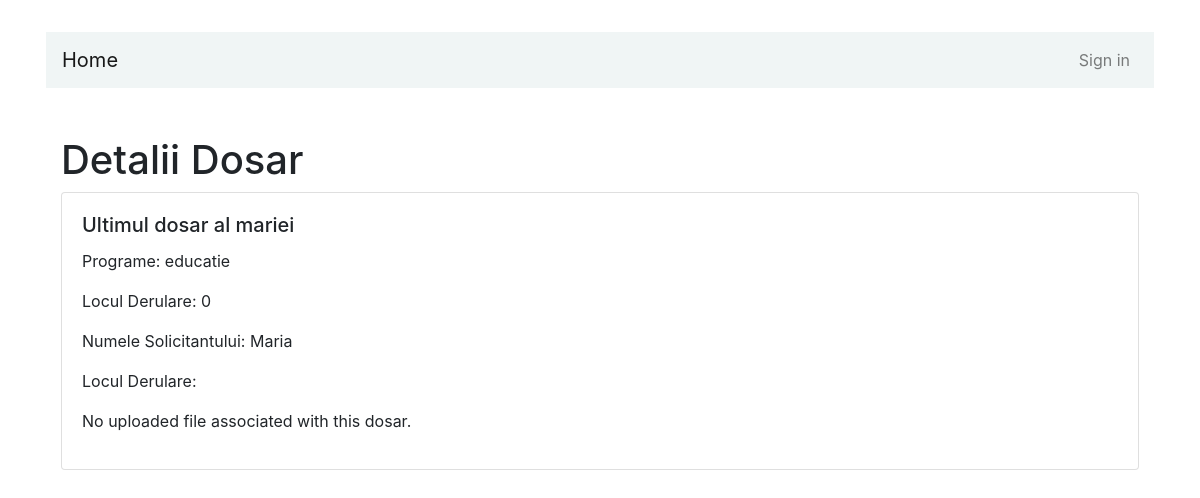
The page /user/6/dosar/6/ on the database its author committed.
### dbapp/models.py (models this page shows, shortened)
class cerere_de_finantare(models.Model):
    user = models.ForeignKey(User, on_delete=models.CASCADE)
    numele_solicitantului = models.CharField(max_length=255)
    titlul_proiectului = models.TextField()
    programe_choices = [
        ('cultura','Cultura'),
        ('mass_media','Mass-Media'),
        ('educatie','Educatie'),
        ('spiritualitate','Spiritualitate si Traditie'),
        ('societate','Societate Civila')]
    programe = models.CharField(max_length=30, choices=programe_choices)
    locul_derulare = models.TextField(help_text="Adresa, cod postal, Regiune, Localitate, Tara")
    descriere = models.TextField(help_text="Descrieti proiectul")
    perioada_incepere = models.DateField()
    perioada_incheiere = models.DateField()
    class Meta:
        db_table = "Cerere_de_Finantare"

### dbapp/views.py (the view)
# urls.py: path('user/<int:user_id>/dosar/<int:dosar_id>/', views.dosar_detail, name='dosar_detail'),
def dosar_detail(request, user_id, dosar_id):
    user_profile = get_object_or_404(models.UserProfile, user__id=user_id)
    dosar = get_object_or_404(cerere, id=dosar_id, user=user_profile.user)
    context = {
        'user_profile': user_profile,
        'dosar': dosar,
    }
    return render(request, 'dosar_detail.html', context)

### dbapp/templates/dosar_detail.html (shortened to what this page needs)
{% extends "header.html" %}
{% block content %}
  <div class="container my-5">
    <h1>Detalii Dosar</h1>
    <div class="card mb-3">
      <div class="card-body">
        <h5 class="card-title">{{ dosar.titlul_proiectului }}</h5>
        <p class="card-text">Programe: {{ dosar.programe }}</p>
        <p class="card-text">Locul Derulare: {{ dosar.descriere }}</p>
        <p class="card-text">Numele Solicitantului: {{ dosar.numele_solicitantului }}</p>
        <p class="card-text">Locul Derulare: {{ dosar.locul_derulare }}</p>
        {% if dosar.uploaded_file %}
          <p>Uploaded File: <a href="{% url 'display_file' user_id=user_profile.user.id %}">{{ dosar.uploaded_file.name }}</a></p>
        {% else %}
          <p>No uploaded file associated with this dosar.</p>
        {% endif %}
      </div>
    </div>
  </div>
{% endblock %}

### rows shown on the page
cerere_de_finantare: titlul_proiectului "Ultimul dosar al mariei", programe "educatie", descriere "0", numele_solicitantului "Maria"
